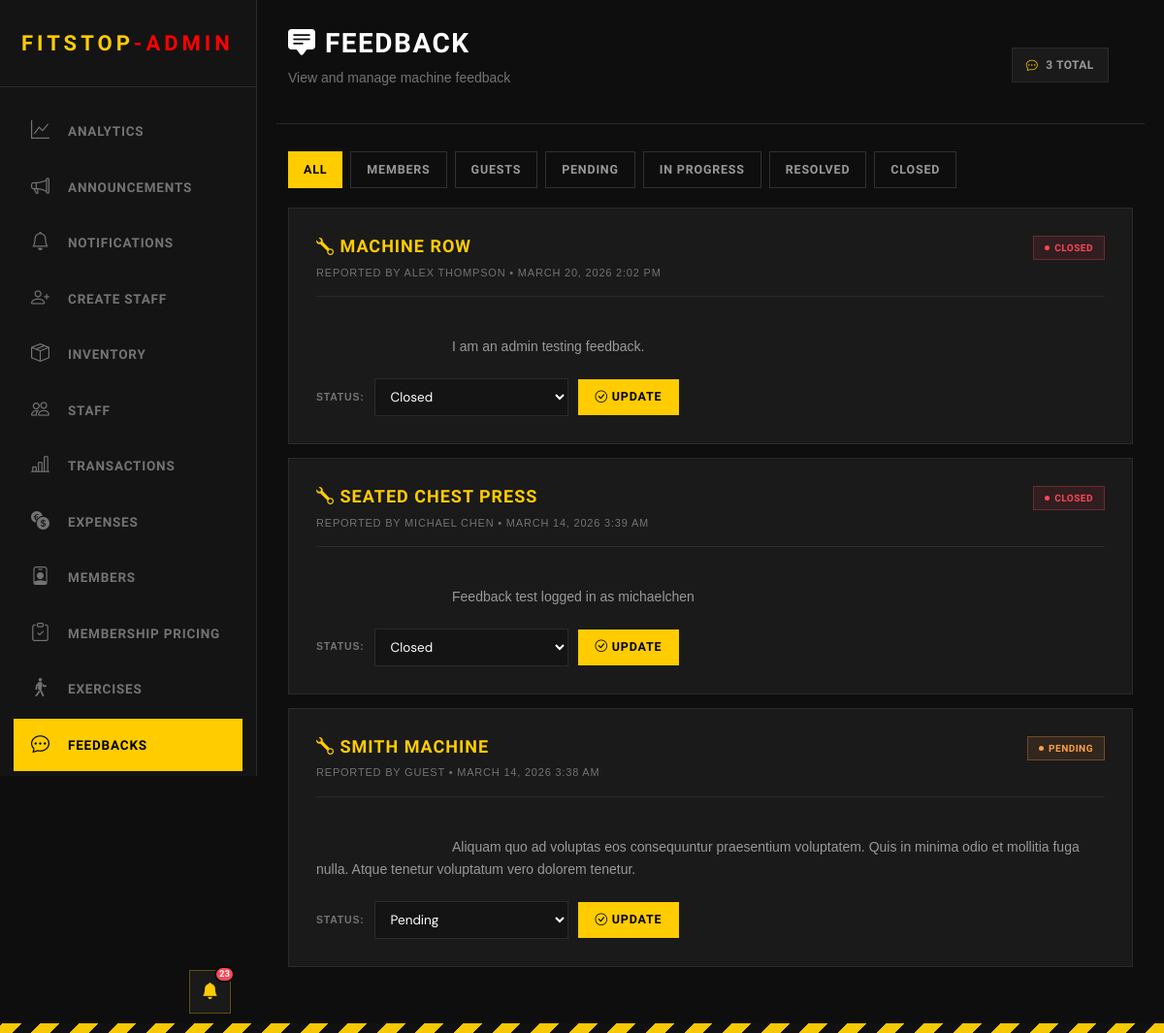
Screenshot of /admin/view_feedback.php (signed in) with the database file from the repository.
### tables this page shows
CREATE TABLE feedback(
    id INTEGER PRIMARY KEY AUTOINCREMENT,
    about VARCHAR,
    reporterID INT,
    last_name VARCHAR,
    created_at DATETIME,
    desc VARCHAR NOT NULL,
    resolved_at DATETIME,
    status VARCHAR NOT NULL,
    FOREIGN KEY (reporterID) REFERENCES users(id)
);

### admin/view_feedback.php (the view, shortened to what this page needs)
<?php
include('../Login/connection.php');
$feedbacks = [];
$errorMessage = null;
try {
    $stmt = $pdo->query('SELECT *, COALESCE(id, rowid) AS feedback_id FROM feedback ORDER BY datetime(created_at) DESC, rowid DESC');
    $feedbacks = $stmt->fetchAll(PDO::FETCH_ASSOC);
} catch (PDOException $e) {
    $errorMessage = 'Unable to load feedback right now.';
}
?>
<!DOCTYPE html>
<html lang="en">
<head>
    <link href="https://cdn.jsdelivr.net/npm/bootstrap@5.3.8/dist/css/bootstrap.min.css" rel="stylesheet"
>
    <link rel="stylesheet" href="../staff/staff.css">
    <link rel="stylesheet" href="https://cdn.jsdelivr.net/npm/bootstrap-icons@1.11.0/font/bootstrap-icons.css">
</head>
<body>
    <?php include('includes/header_admin.php') ?>
    <div class="main-content">
        <div class="topbar row">
            <div class="topbar-left col-sm-12 col-xl-6">
                <h1><i class="bi bi-chat-square-text-fill"></i> Feedback</h1>
                <p>View and manage machine feedback</p>
            </div>
            <div class="topbar-right col-sm-12 col-xl-2 col-xl-offset-4">
                <div class="topbar-badge">
                    <i class="bi bi-chat-dots"></i>
                    <span><?php echo count($feedbacks); ?> Total</span>
                </div>
            </div>
        </div>
        <?php if ($errorMessage !== null): ?>
            <div
                style="background: rgba(255, 71, 87, 0.1); border: 1px solid var(--danger); color: var(--danger); padding: 10px 14px; margin-bottom: 20px; font-size: 12px; text-transform: uppercase;">
                <i class="bi bi-exclamation-triangle"></i> <?php echo htmlspecialchars($errorMessage); ?>
            </div>
        <?php else: ?>
            <section>
                <div style="display: flex; gap: 8px; margin-bottom: 20px; flex-wrap: wrap;" class="reveal-right">
                    <button class="btn-primary filter-btn active" data-filter="all" style="padding: 9px 16px;">All</button>
                    <button class="btn-secondary filter-btn" data-filter="member"
                        style="padding: 9px 16px;">Members</button>
                    <button class="btn-secondary filter-btn" data-filter="guest" style="padding: 9px 16px;">Guests</button>
                    <button class="btn-secondary filter-btn" data-filter="pending"
                        style="padding: 9px 16px;">Pending</button>
                    <button class="btn-secondary filter-btn" data-filter="in_progress" style="padding: 9px 16px;">In
                        Progress</button>
                    <button class="btn-secondary filter-btn" data-filter="resolved"
                        style="padding: 9px 16px;">Resolved</button>
                    <button class="btn-secondary filter-btn" data-filter="closed" style="padding: 9px 16px;">Closed</button>
                </div>
                <div id="feedbackList" style="display: flex; flex-direction: column; gap: 14px;">
                    <?php if (count($feedbacks) === 0): ?>
                        <div class="registration-card" style="text-align: center; padding: 60px 20px;">
                            <h3
                                style="font-family: 'Chakra Petch', sans-serif; color: var(--text-muted); text-transform: uppercase; letter-spacing: 2px; font-size: 14px; margin-bottom: 10px;">
                                No feedback found</h3>
                            <p style="color: var(--text-muted); font-size: 12px;">Check back later</p>
                        </div>
                    <?php else: ?>
                        <?php foreach ($feedbacks as $feedback): ?>
                            <?php
                            $id = isset($feedback['feedback_id']) ? (int) $feedback['feedback_id'] : 0;
                            $about = htmlspecialchars((string) $feedback['about']);
                            $desc = htmlspecialchars((string) $feedback['desc']);
                            $createdAt = !empty($feedback['created_at']) ? date('F j, Y g:i A', strtotime($feedback['created_at'])) : 'Unknown date';
                            $status = isset($feedback['status']) && $feedback['status'] !== '' ? (string) $feedback['status'] : 'pending';
                            $statusSafe = htmlspecialchars($status);
                            $isGuest = empty($feedback['reporterID']);
                            $sourceType = $isGuest ? 'guest' : 'member';
                            $reporterName = 'Guest';
                            if (!$isGuest) {
                                $reporterName = !empty($feedback['last_name']) ? (string) $feedback['last_name'] : 'Member';
                                try {
                                    $userStmt = $pdo->prepare('SELECT first_name FROM users WHERE id = :id');
                                    $userStmt->execute(['id' => $feedback['reporterID']]);
                                    $user = $userStmt->fetch(PDO::FETCH_ASSOC);
                                    if (!empty($user['first_name'])) {
                                        $reporterName = $user['first_name'] . ' ' . $reporterName;
                                    }
                                } catch (PDOException $e) {
                                }
                            }
                            $reporterName = htmlspecialchars($reporterName);
                            $statusLabel = htmlspecialchars(strtoupper(str_replace('_', ' ', $status)));
                            $statusBadgeClass = 'active';
                            if ($status === 'pending')
                                $statusBadgeClass = 'maintenance';
                            if ($status === 'closed')
                                $statusBadgeClass = 'inactive';
                            ?>
                            <article class="registration-card feedback-item reveal" data-source="<?php echo $sourceType; ?>"
                                data-status="<?php echo $statusSafe; ?>" data-feedback-id="<?php echo $id; ?>">
                                <div
                                    style="display: flex; justify-content: space-between; align-items: start; gap: 20px; margin-bottom: 16px;">
                                    <div>
                                        <h3
                                            style="font-family: 'Chakra Petch', sans-serif; font-size: 18px; font-weight: 700; color: var(--hazard); text-transform: uppercase; letter-spacing: 1px; margin-bottom: 8px;">
                                            <i class="bi bi-wrench"></i> <?php echo $about; ?>
                                        </h3>
                                        <div
                                            style="font-size: 11px; color: var(--text-muted); text-transform: uppercase; letter-spacing: 0.8px;">
                                            Reported by <?php echo $reporterName; ?> • <?php echo htmlspecialchars($createdAt); ?>
                                        </div>
                                    </div>
                                    <span
                                        class="status-badge <?php echo $statusBadgeClass; ?> status-label"><?php echo $statusLabel; ?></span>
                                </div>
                                <p
                                    style="color: var(--text-sub); font-size: 14px; line-height: 1.7; margin-bottom: 20px; padding-top: 16px; border-top: 1px solid var(--border); white-space: pre-wrap;">
                                    <?php echo $desc; ?>
                                </p>
                                <div style="display: flex; align-items: center; gap: 10px; flex-wrap: wrap;">
                                    <label
                                        style="color: var(--text-muted); font-size: 10.5px; text-transform: uppercase; letter-spacing: 0.8px; font-weight: 700; margin: 0;">Status:</label>
                                    <select id="status-<?php echo $id; ?>" class="form-input status-select"
                                        style="max-width: 200px; padding: 9px 12px;" data-feedback-id="<?php echo $id; ?>">
                                        <option value="pending" <?php echo $status === 'pending' ? 'selected' : ''; ?>>Pending
                                        </option>
                                        <option value="closed" <?php echo $status === 'closed' ? 'selected' : ''; ?>>Closed</option>
                                    </select>
                                    <button class="btn-primary update-feedback-btn" data-feedback-id="<?php echo $id; ?>"
                                        style="padding: 9px 18px;">
                                        <i class="bi bi-check-circle"></i> Update
                                    </button>
                                </div>
                            </article>
                        <?php endforeach; ?>
                    <?php endif; ?>
                </div>
            </section>
        <?php endif; ?>
    </div>
</body>
</html>

### staff/staff.css (style rules this page uses)
:root { --bg-void: #080808; --bg-surface: #111111; --bg-card: #161616; --bg-card-hover: #1c1c1c; --hazard: #FFCC00; --hazard-dim: rgba(255, 204, 0, 0.12); --hazard-glow: rgba(255, 204, 0, 0.35); --text-primary: #f0f0f0; --text-muted: #777; --text-sub: #999; --border: rgba(255, 255, 255, 0.07); --border-accent: rgba(255, 204, 0, 0.3); --success: #22d07a; --warning: #ff9f43; --danger: #ff4757; --sidebar-w: 265px; --radius: 2px; }
*, *::before, *::after { margin: 0; padding: 0; box-sizing: border-box; }
html { scroll-behavior: smooth; }
body { background: var(--bg-void); color: var(--text-primary); font-family: 'DM Sans', sans-serif; overflow-x: clip; min-height: 100vh; }
.main-content { margin-left: var(--sidebar-w); padding: 28px 32px; min-height: 100vh; }
.topbar { display: flex; align-items: center; justify-content: space-between; margin-bottom: 28px; padding-bottom: 20px; border-bottom: 1px solid var(--border); position: relative; z-index: 200; }
.topbar-left h1 { font-family: 'Chakra Petch', sans-serif; font-size: 28px; font-weight: 700; color: var(--text-primary); letter-spacing: 1.5px; text-transform: uppercase; }
.topbar-left p { color: var(--text-muted); font-size: 14px; margin-top: 4px; }
.topbar-right { display: flex; align-items: center; gap: 12px; position: relative; z-index: 200; }
.topbar-badge { display: flex; align-items: center; gap: 8px; background: var(--bg-card); border: 1px solid var(--border); padding: 8px 14px; font-size: 12px; font-weight: 600; color: var(--text-sub); letter-spacing: 0.5px; text-transform: uppercase; font-family: 'Chakra Petch', sans-serif; }
.topbar-badge i { color: var(--hazard); }
section { margin-bottom: 40px; }
.registration-card { background: var(--bg-card); border: 1px solid var(--border); padding: 28px; }
.form-input { background: var(--bg-surface); border: 1px solid var(--border); color: var(--text-primary); padding: 11px 14px; font-size: 13.5px; font-family: 'DM Sans', sans-serif; transition: border-color 0.2s; width: 100%; }
.form-input::placeholder { color: #3a3a3a; }
select.form-input option { background: var(--bg-surface); }
.btn-primary { background: var(--hazard); color: #000; font-weight: 700; border: none; padding: 12px 28px; font-family: 'Chakra Petch', sans-serif; letter-spacing: 0.8px; font-size: 12.5px; text-transform: uppercase; cursor: pointer; transition: all 0.2s ease; }
.btn-secondary { background: transparent; border: 1px solid rgba(255,255,255,0.15); color: var(--text-sub); font-weight: 700; padding: 12px 28px; font-family: 'Chakra Petch', sans-serif; letter-spacing: 0.8px; font-size: 12.5px; text-transform: uppercase; cursor: pointer; transition: all 0.2s ease; }
.status-badge { padding: 4px 11px; font-size: 10px; font-weight: 700; text-transform: uppercase; display: inline-flex; align-items: center; gap: 5px; font-family: 'Chakra Petch', sans-serif; letter-spacing: 0.5px; }
.status-badge::before { content: ''; width: 5px; height: 5px; border-radius: 50%; }
.status-badge.maintenance { background: rgba(255,159,67,0.1); color: var(--warning); border: 1px solid rgba(255,159,67,0.3); }
.status-badge.maintenance::before { background: var(--warning); }
.status-badge.inactive { background: rgba(255,71,87,0.1); color: var(--danger); border: 1px solid rgba(255,71,87,0.3); }
.status-badge.inactive::before { background: var(--danger); }

### styles.css (style rules this page uses)
:root { --bg-void: #0a0a0a; --bg-surface: #141414; --bg-card: #1a1a1a; --hazard-yellow: #ffcc00; --text-primary: #ffffff; --text-muted: #a0a0a0; --border-industrial: 1px solid #333; }
body { background-color: var(--bg-void); color: var(--text-primary); font-family: "Inter", sans-serif; overflow-x: hidden; }
h1, h2, h3, h4, h5, .brand-font { font-family: "Chakra Petch", sans-serif; text-transform: uppercase; letter-spacing: 1px; }
:root { --yellow: #f5c800; --yellow-dim: #c9a400; --dark: #0e0e0e; --dark2: #161616; --dark3: #1e1e1e; --border: #2a2a2a; --text: #d0d0d0; --text-muted: #737373; }
* { box-sizing: border-box; }
body { background-color: var(--dark); font-family: "Barlow", sans-serif; color: var(--text); min-height: 100vh; }
body::after { content: ""; display: block; height: 10px; background: repeating-linear-gradient( -45deg, var(--yellow) 0px, var(--yellow) 14px, #111 14px, #111 28px ); position: fixed; bottom: 0; left: 0; right: 0; z-index: 999; }

### admin/admin_custom_styles.css (style rules this page uses)
.reveal { animation: reveal-up 0.7s ease forwards; }
.reveal-right { animation: reveal-right 0.7s ease forwards; }
*, *::before, *::after { cursor: none !important; }

### rows the page displays
feedback: about "MACHINE ROW", reporterName "ALEX THOMPSON", created_at "MARCH 20, 2026 2:02 PM", status "CLOSED", desc "I am an admin testing feedback.", status "Closed"
feedback: about "SEATED CHEST PRESS", reporterName "MICHAEL CHEN", created_at "MARCH 14, 2026 3:39 AM", status "CLOSED", desc "Feedback test logged in as michaelchen", status "Closed"
feedback: about "SMITH MACHINE", reporterName "GUEST", created_at "MARCH 14, 2026 3:38 AM", status "PENDING", desc "Aliquam quo ad voluptas eos consequuntur praesentium voluptatem. Quis in minima odio et mollitia fuga nulla. Atque tenetur voluptatum vero dolorem tenetur.", status "Pending"

### other values shown
$unread_count "23"
count($feedbacks) "3"
